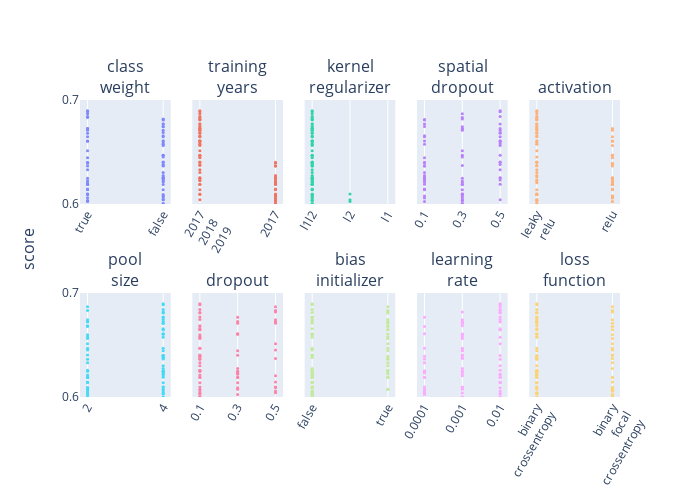

Notebook source saved alongside this figure:
### Code cell
nrows, ncols = 2, 5
fig = make_subplots(
    rows=nrows, cols=ncols, shared_yaxes='all', y_title='score',
    subplot_titles=trials_df.columns[1:].str.replace('_', '<br>'),
    vertical_spacing=0.3,
)

for i, col in enumerate(trials_df.columns[1:]):
    if trials_df[col].dtype == object:
        x = trials_df[col].str.replace('_', '<br>')
    else:
        x = trials_df[col]

    position = dict(row=(i//ncols)+1, col=(i%ncols)+1)
    fig.append_trace(go.Scatter(
        y=trials_df['score'],
        x=x,
        mode='markers',
        marker_size=3,
        opacity=0.8,
    ), **position)
    fig.update_xaxes(
        type='log' if 'learning_rate' in col else None,
        tickformat='.1r',
        tickangle=-60,
        tickvals=x.unique(),
        **position
    )
    fig.update_yaxes(range=[0.6, 0.7], tickvals=[0.6, 0.7])

fig.update_layout(
    height=500, width=700, showlegend=False,
    margin=dict(l=80, r=80, t=100, b=80)
)
fig.show()

### Figure 1 — Plotly figure (JSON) as saved in the notebook; plotly's stock layout.template omitted (floating-point values rounded to 4 significant figures; data arrays with more than 128 entries replaced by an {"elided": "..."} marker saying what was removed)
{"data": [{"marker": {"size": 3}, "mode": "markers", "opacity": 0.8, "type": "scatter", "x": {"elided": "247 bool values"}, "xaxis": "x", "y": {"elided": "247 float values"}, "yaxis": "y"}, {"marker": {"size": 3}, "mode": "markers", "opacity": 0.8, "type": "scatter", "x": {"elided": "247 str values"}, "xaxis": "x2", "y": {"elided": "247 float values"}, "yaxis": "y2"}, {"marker": {"size": 3}, "mode": "markers", "opacity": 0.8, "type": "scatter", "x": {"elided": "247 str values"}, "xaxis": "x3", "y": {"elided": "247 float values"}, "yaxis": "y3"}, {"marker": {"size": 3}, "mode": "markers", "opacity": 0.8, "type": "scatter", "x": {"elided": "247 float values"}, "xaxis": "x4", "y": {"elided": "247 float values"}, "yaxis": "y4"}, {"marker": {"size": 3}, "mode": "markers", "opacity": 0.8, "type": "scatter", "x": {"elided": "247 str values"}, "xaxis": "x5", "y": {"elided": "247 float values"}, "yaxis": "y5"}, {"marker": {"size": 3}, "mode": "markers", "opacity": 0.8, "type": "scatter", "x": {"elided": "247 int values"}, "xaxis": "x6", "y": {"elided": "247 float values"}, "yaxis": "y6"}, {"marker": {"size": 3}, "mode": "markers", "opacity": 0.8, "type": "scatter", "x": {"elided": "247 float values"}, "xaxis": "x7", "y": {"elided": "247 float values"}, "yaxis": "y7"}, {"marker": {"size": 3}, "mode": "markers", "opacity": 0.8, "type": "scatter", "x": {"elided": "247 bool values"}, "xaxis": "x8", "y": {"elided": "247 float values"}, "yaxis": "y8"}, {"marker": {"size": 3}, "mode": "markers", "opacity": 0.8, "type": "scatter", "x": {"elided": "247 float values"}, "xaxis": "x9", "y": {"elided": "247 float values"}, "yaxis": "y9"}, {"marker": {"size": 3}, "mode": "markers", "opacity": 0.8, "type": "scatter", "x": {"elided": "247 str values"}, "xaxis": "x10", "y": {"elided": "247 float values"}, "yaxis": "y10"}], "layout": {"annotations": [{"font": {"size": 16}, "showarrow": false, "text": "class<br>weight", "x": 0.084, "xanchor": "center", "xref": "paper", "y": 1.0, "yanchor": "bottom", "yref": "paper"}, {"font": {"size": 16}, "showarrow": false, "text": "training<br>years", "x": 0.292, "xanchor": "center", "xref": "paper", "y": 1.0, "yanchor": "bottom", "yref": "paper"}, {"font": {"size": 16}, "showarrow": false, "text": "kernel<br>regularizer", "x": 0.5, "xanchor": "center", "xref": "paper", "y": 1.0, "yanchor": "bottom", "yref": "paper"}, {"font": {"size": 16}, "showarrow": false, "text": "spatial<br>dropout", "x": 0.708, "xanchor": "center", "xref": "paper", "y": 1.0, "yanchor": "bottom", "yref": "paper"}, {"font": {"size": 16}, "showarrow": false, "text": "activation", "x": 0.916, "xanchor": "center", "xref": "paper", "y": 1.0, "yanchor": "bottom", "yref": "paper"}, {"font": {"size": 16}, "showarrow": false, "text": "pool<br>size", "x": 0.084, "xanchor": "center", "xref": "paper", "y": 0.35, "yanchor": "bottom", "yref": "paper"}, {"font": {"size": 16}, "showarrow": false, "text": "dropout", "x": 0.292, "xanchor": "center", "xref": "paper", "y": 0.35, "yanchor": "bottom", "yref": "paper"}, {"font": {"size": 16}, "showarrow": false, "text": "bias<br>initializer", "x": 0.5, "xanchor": "center", "xref": "paper", "y": 0.35, "yanchor": "bottom", "yref": "paper"}, {"font": {"size": 16}, "showarrow": false, "text": "learning<br>rate", "x": 0.708, "xanchor": "center", "xref": "paper", "y": 0.35, "yanchor": "bottom", "yref": "paper"}, {"font": {"size": 16}, "showarrow": false, "text": "loss<br>function", "x": 0.916, "xanchor": "center", "xref": "paper", "y": 0.35, "yanchor": "bottom", "yref": "paper"}, {"font": {"size": 16}, "showarrow": false, "text": "score", "textangle": -90, "x": 0, "xanchor": "right", "xref": "paper", "xshift": -40, "y": 0.5, "yanchor": "middle", "yref": "paper"}], "height": 500, "margin": {"b": 80, "l": 80, "r": 80, "t": 100}, "showlegend": false, "width": 700, "xaxis": {"anchor": "y", "autorange": true, "domain": [0, 0.168], "range": [-0.09962, 1.1], "tickangle": -60, "tickformat": ".1r", "tickvals": [true, false], "type": "category"}, "xaxis10": {"anchor": "y10", "autorange": true, "domain": [0.832, 1], "range": [-0.09962, 1.1], "tickangle": -60, "tickformat": ".1r", "tickvals": ["binary<br>crossentropy", "binary<br>focal<br>crossentropy"], "type": "category"}, "xaxis2": {"anchor": "y2", "autorange": true, "domain": [0.208, 0.376], "range": [-0.09962, 1.1], "tickangle": -60, "tickformat": ".1r", "tickvals": ["2017<br>2018<br>2019", "2017"], "type": "category"}, "xaxis3": {"anchor": "y3", "autorange": true, "domain": [0.416, 0.584], "range": [-0.1992, 2.199], "tickangle": -60, "tickformat": ".1r", "tickvals": ["l1l2", "l2", "l1"], "type": "category"}, "xaxis4": {"anchor": "y4", "autorange": true, "domain": [0.624, 0.792], "range": [0.06015, 0.5398], "tickangle": -60, "tickformat": ".1r", "tickvals": [0.5, 0.3, 0.1], "type": "linear"}, "xaxis5": {"anchor": "y5", "autorange": true, "domain": [0.832, 1], "range": [-0.09962, 1.1], "tickangle": -60, "tickformat": ".1r", "tickvals": ["leaky<br>relu", "relu"], "type": "category"}, "xaxis6": {"anchor": "y6", "autorange": true, "domain": [0, 0.168], "range": [1.801, 4.199], "tickangle": -60, "tickformat": ".1r", "tickvals": [4, 2], "type": "linear"}, "xaxis7": {"anchor": "y7", "autorange": true, "domain": [0.208, 0.376], "range": [0.06015, 0.5398], "tickangle": -60, "tickformat": ".1r", "tickvals": [0.1, 0.5, 0.3], "type": "linear"}, "xaxis8": {"anchor": "y8", "autorange": true, "domain": [0.416, 0.584], "range": [-0.09962, 1.1], "tickangle": -60, "tickformat": ".1r", "tickvals": [false, true], "type": "category"}, "xaxis9": {"anchor": "y9", "autorange": true, "domain": [0.624, 0.792], "range": [-4.199, -1.801], "tickangle": -60, "tickformat": ".1r", "tickvals": [0.01, 0.001, 0.0001], "type": "log"}, "yaxis": {"anchor": "x", "domain": [0.65, 1.0], "matches": "y6", "range": [0.6, 0.7], "tickvals": [0.6, 0.7], "type": "linear"}, "yaxis10": {"anchor": "x10", "domain": [0, 0.35], "matches": "y6", "range": [0.6, 0.7], "showticklabels": false, "tickvals": [0.6, 0.7], "type": "linear"}, "yaxis2": {"anchor": "x2", "domain": [0.65, 1.0], "matches": "y6", "range": [0.6, 0.7], "showticklabels": false, "tickvals": [0.6, 0.7], "type": "linear"}, "yaxis3": {"anchor": "x3", "domain": [0.65, 1.0], "matches": "y6", "range": [0.6, 0.7], "showticklabels": false, "tickvals": [0.6, 0.7], "type": "linear"}, "yaxis4": {"anchor": "x4", "domain": [0.65, 1.0], "matches": "y6", "range": [0.6, 0.7], "showticklabels": false, "tickvals": [0.6, 0.7], "type": "linear"}, "yaxis5": {"anchor": "x5", "domain": [0.65, 1.0], "matches": "y6", "range": [0.6, 0.7], "showticklabels": false, "tickvals": [0.6, 0.7], "type": "linear"}, "yaxis6": {"anchor": "x6", "domain": [0, 0.35], "range": [0.6, 0.7], "tickvals": [0.6, 0.7], "type": "linear"}, "yaxis7": {"anchor": "x7", "domain": [0, 0.35], "matches": "y6", "range": [0.6, 0.7], "showticklabels": false, "tickvals": [0.6, 0.7], "type": "linear"}, "yaxis8": {"anchor": "x8", "domain": [0, 0.35], "matches": "y6", "range": [0.6, 0.7], "showticklabels": false, "tickvals": [0.6, 0.7], "type": "linear"}, "yaxis9": {"anchor": "x9", "domain": [0, 0.35], "matches": "y6", "range": [0.6, 0.7], "showticklabels": false, "tickvals": [0.6, 0.7], "type": "linear"}}}
